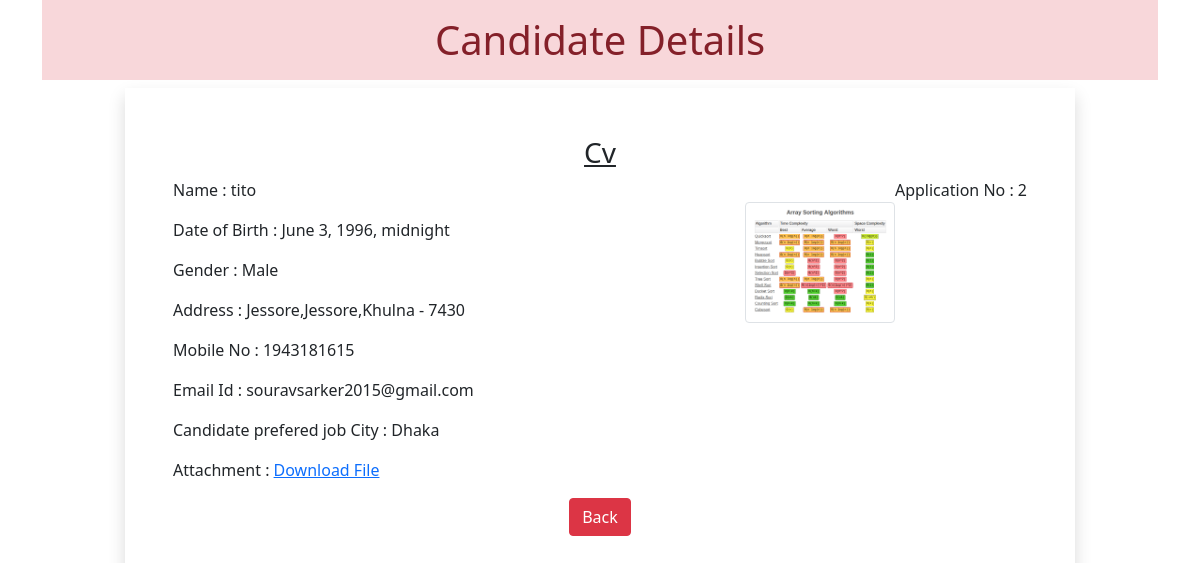
/2, run on the app's committed database.
### myapp/models.py (models this page shows)
class CV(models.Model):
    name = models.CharField(max_length=100)
    date_of_birth = models.DateTimeField(auto_now=False, auto_now_add=False)
    gender = models.CharField(max_length=100)
    locality = models.CharField(max_length=200)
    city = models.CharField(max_length=100)
    pin = models.PositiveIntegerField()
    state = models.CharField(choices=STATE_CHOICE, max_length=100)
    phone = models.IntegerField()
    email = models.EmailField()
    job_city = models.CharField(max_length=100)
    profile_image = models.ImageField(upload_to='profile_image', blank=True)
    profile_file = models.FileField(upload_to='profile_files', blank=True)

### myapp/views.py (the view)
# urls.py: path('<int:pk>', views.CandidateView.as_view(), name='candidate'),
class CandidateView(View):
    def get(self, request, pk):
        print(pk)
        candidate = CV.objects.get(pk=pk)
        return render(request, 'myapp/candidate.html', {'candidate': candidate})

### myapp/templatetags/myfilter.py (called while the page is built)
@register.filter(name='remove_special')
def remove_cars(value, args):
    print(value)
    print(args)
    for character in args:
        print(character)
        value = value.replace(character, "")
    return value

### myapp/templates/myapp/candidate.html (shortened to what this page needs)
<!DOCTYPE html>
{% load myfilter %}
<html lang="en">
<head>
    <link href="https://cdn.jsdelivr.net/npm/bootstrap@5.1.3/dist/css/bootstrap.min.css" rel="stylesheet">
</head>
<body>
<div class="container">
    <h1 class="alert-danger text-center p-3"> Candidate Details</h1>
    <div class="row">
        <div class="col-sm-10 shadow p-5 offset-sm-1">
            <h3 class="text-center"><u>Cv</u></h3>
            <p class="float-end">Application No : {{ candidate.id }}</p>
            <img src="{{ candidate.profile_image.url }}" alt="" class="img-fluid img-thumbnail  float-end mt-4" width="150" height="150">
            <p>Name : {{ candidate.name }}</p>
            <p>Date of Birth : {{ candidate.date_of_birth }}</p>
            <p>Gender : {{ candidate.gender }}</p>
            <p>Address : {{ candidate.locality }},{{ candidate.city }},{{ candidate.state }} - {{ candidate.pin }} </p>
            <p> Mobile No : {{ candidate.phone }} </p>
            <p> Email Id : {{ candidate.email }} </p>
            <p> Candidate prefered job City : {{ candidate.job_city | remove_special:"[]' " }} </p>
            <p> Attachment : <a href="{{ candidate.profile_file.url }} ">Download File </a></p>
            <div class="text-center">
                <a href="/" class="btn btn-danger">Back</a>
            </div>
        </div>
    </div>
</div>
</body>
</html>

### data on the page
CV: id "2", profile_image (picture), name "tito", date_of_birth "June 3, 1996, midnight", gender "Male", locality "Jessore", city "Jessore", state "Khulna", pin "7430", phone "1943181615", email "souravsarker2015@gmail.com", job_city|remove_special "Dhaka"
